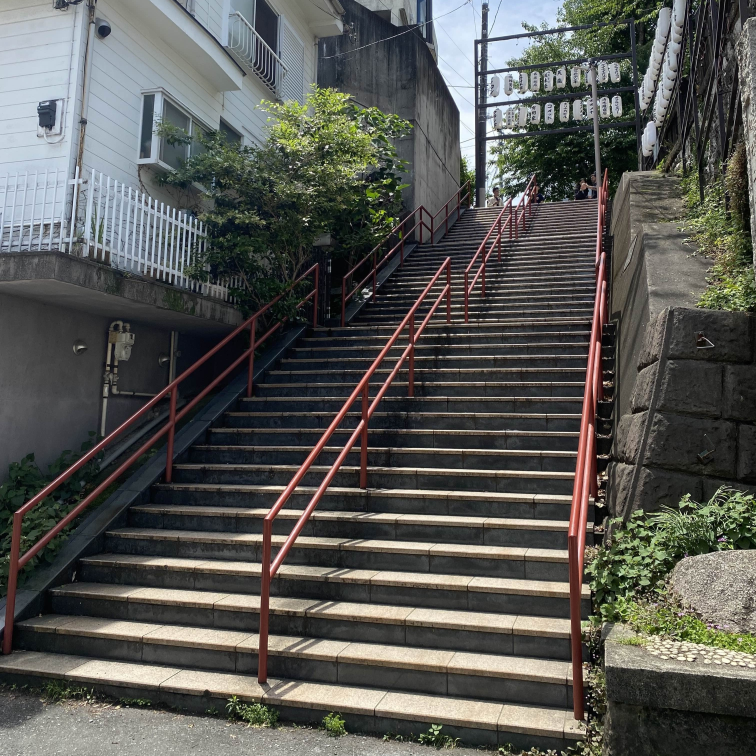
#> input picture HW3/data/hw3_image_compression.jpeg, 3024 x 3024 px (shown at 1/4 size)
$ jupyter execute HW3.ipynb   (shell and % lines are left out)
#> lines starting #> are read from the running program, lines starting #| are printed output that depends on the picture
### HW3/utilities/localtests.py
import unittest
import numpy as np
from feature_reduction import FeatureReduction
from imgcompression import ImgCompression
from logistic_regression import LogisticRegression
from pca import PCA
from regression import Regression
from smote import SMOTE
from svd_recommender import SVDRecommender
from utilities.local_tests_folder.feature_reduction_test import FeatureReduction_Test
from utilities.local_tests_folder.ic_test import IC_Test
from utilities.local_tests_folder.lr_test import LogisticRegression_Test
from utilities.local_tests_folder.pca_test import PCA_Test
from utilities.local_tests_folder.regression_test import Regression_Test
from utilities.local_tests_folder.smote_test import SMOTE_Test
from utilities.local_tests_folder.svd_recommender_test import SVDRecommender_Test


def print_success_message(msg):
    print(f'UnitTest passed successfully for "{msg}"!')


class TestImgCompression(unittest.TestCase):
    """
    Tests for Q1: Image Compression
    """

    def test_svd_bw(self):
        """
        Test correct implementation of SVD calculation for black and white images
        """
        ic = ImgCompression()
        test_ic = IC_Test()
        U, S, V = ic.svd(test_ic.bw_image)
        self.assertEqual(np.allclose(U, test_ic.Ug), True, 'U is incorrect')
        self.assertEqual(np.allclose(S, test_ic.Sg), True, 'S is incorrect')
        self.assertEqual(np.allclose(V, test_ic.Vg), True, 'V is incorrect')
        success_msg = 'SVD calculation - black and white images'
        print_success_message(success_msg)

    def test_compress_bw(self):
        """
        Test correct implementation of image compression for black and white images
        """
        ic = ImgCompression()
        test_ic = IC_Test()
        U, S, V = test_ic.Ug, test_ic.Sg, test_ic.Vg
        Uc, Sc, Vc = ic.compress(U, S, V, 2)
        self.assertEqual(np.allclose(Uc, test_ic.Ugc), True,
            'U compression is incorrect')
        self.assertEqual(np.allclose(Sc, test_ic.Sgc), True,
            'S compression is incorrect')
        self.assertEqual(np.allclose(Vc, test_ic.Vgc), True,
            'V compression is incorrect')
        success_msg = 'Image compression - black and white images'
        print_success_message(success_msg)

    def test_rebuild_svd_bw(self):
        """
        Test correct implementation of SVD reconstruction for black and white images
        """
        ic = ImgCompression()
        test_ic = IC_Test()
        Xrebuild_g = ic.rebuild_svd(test_ic.Ugc, test_ic.Sgc, test_ic.Vgc)
        self.assertEqual(np.allclose(Xrebuild_g, test_ic.Xrebuild_g), True,
            'Reconstruction is incorrect')
        success_msg = 'SVD reconstruction - black and white images'
        print_success_message(success_msg)

    def test_compression_ratio_bw(self):
        """
        Test correct implementation of compression ratio calculation for black and white images
        """
        ic = ImgCompression()
        test_ic = IC_Test()
        cr = ic.compression_ratio(test_ic.bw_image, 2)
        self.assertEqual(np.allclose(cr, test_ic.cr_g), True,
            'Compression ratio is incorrect')
        success_msg = 'Compression ratio - black and white images'
        print_success_message(success_msg)

    def test_recovered_variance_proportion_bw(self):
        """
        Test correct implementation of recovered variance proportion calculation for black and white images
        """
        ic = ImgCompression()
        test_ic = IC_Test()
        rvp = ic.recovered_variance_proportion(test_ic.Sg, 2)
        self.assertEqual(np.allclose(rvp, test_ic.rvp_g), True,
            'Recovered variance proportion is incorrect')
        success_msg = 'Recovered variance proportion - black and white images'
        print_success_message(success_msg)

    def test_svd_color(self):
        """
        Test correct implementation of SVD calculation for color images
        """
        ic = ImgCompression()
        test_ic = IC_Test()
        U, S, V = ic.svd(test_ic.color_image)
        self.assertEqual(np.allclose(U, test_ic.Uc), True, 'U is incorrect')
        self.assertEqual(np.allclose(S, test_ic.Sc), True, 'S is incorrect')
        self.assertEqual(np.allclose(V, test_ic.Vc), True, 'V is incorrect')
        success_msg = 'SVD calculation - color images'
        print_success_message(success_msg)

    def test_compress_color(self):
        """
        Test correct implementation of image compression for color images
        """
        ic = ImgCompression()
        test_ic = IC_Test()
        U, S, V = test_ic.Uc, test_ic.Sc, test_ic.Vc
        Uc, Sc, Vc = ic.compress(U, S, V, 2)
        self.assertEqual(np.allclose(Uc, test_ic.Ucc), True,
            'U compression is incorrect')
        self.assertEqual(np.allclose(Sc, test_ic.Scc), True,
            'S compression is incorrect')
        self.assertEqual(np.allclose(Vc, test_ic.Vcc), True,
            'V compression is incorrect')
        success_msg = 'Image compression - color images'
        print_success_message(success_msg)

    # [35 lines left out: functions test_rebuild_svd_color, test_compression_ratio_color, test_recovered_variance_proportion_color, not called in this run]


class TestSVDRecommender(unittest.TestCase):
    """
    Tests for Q1: SVD Recommender
    """

    # [56 lines left out: functions test_recommender_svd, test_predict, not called in this run]


class TestPCA(unittest.TestCase):
    """
    Tests for Q2: PCA
    """

    # [41 lines left out: functions test_pca, test_transform, test_transform_rv, not called in this run]


class TestRegression(unittest.TestCase):
    """
    Tests for Q3: Regression
    """

    # [144 lines left out: functions test_rmse, test_construct_polynomial_feats, test_predict, test_linear_fit_closed, test_linear_fit_GD, test_linear_fit_SGD and 4 more, not called in this run]


class TestLogisticRegression(unittest.TestCase):
    """
    Tests for Q4: Logistic Regression
    """

    # [146 lines left out: functions test_sigmoid, test_sigmoid, test_bias_augment, test_predict_probs, test_predict_labels, test_loss and 4 more, not called in this run]


class TestFeatureReduction(unittest.TestCase):
    """
    Tests for Q5: Feature Reduction
    """

    # [33 lines left out: functions test_forward_selection, test_backward_elimination, not called in this run]


class TestSMOTE(unittest.TestCase):

    # [160 lines left out: functions test_simple_confusion_matrix, test_complex_confusion_matrix, test_simple_f1s, test_complex_f1s, test_interpolate, test_knn and 1 more, not called in this run]

### HW3/imgcompression.py
from typing import Tuple
import numpy as np


class ImgCompression(object):

    def __init__(self):
        pass

    # [174 lines left out: functions svd, compress, rebuild_svd, compression_ratio, recovered_variance_proportion, memory_savings and 1 more, not called in this run]

### HW3/HW3.ipynb
## Fall 2024 CS4641/CS7641 Homework 3

## Instructor: Dr. Mahdi Roozbahani

## Deadline: Friday, November 8th, 11:59 pm EST

<!-- No changes needed on the below section -->

- No unapproved extension of the deadline is allowed. Submission past our 48-hour penalized acceptance period will lead to 0 credit.

- Discussion is encouraged on Ed as part of the Q/A. However, all assignments should be done individually.
  <font color='darkred'>
- Plagiarism is a **serious offense**. You are responsible for completing your own work. You are not allowed to copy and paste, or paraphrase, or submit materials created or published by others, as if you created the materials. All materials submitted must be your own.</font>
  <font color='darkred'>
- All incidents of suspected dishonesty, plagiarism, or violations of the Georgia Tech Honor Code will be subject to the institute’s Academic Integrity procedures. If we observe any (even small) similarities/plagiarisms detected by Gradescope or our TAs, **WE WILL DIRECTLY REPORT ALL CASES TO OSI**, which may, unfortunately, lead to a very harsh outcome. **Consequences can be severe, e.g., academic probation or dismissal, grade penalties, a 0 grade for assignments concerned, and prohibition from withdrawing from the class.**
  </font>

## Instructions for the assignment

<!-- No changes needed on the below section -->

- This assignment consists of both programming and theory questions.

- Unless a theory question explicitly states that no work is required to be shown, you must provide an explanation, justification, or calculation for your answer.

- To switch between cell for code and for markdown, see the menu -> Cell -> Cell Type
- You can directly type Latex equations into markdown cells.
- If a question requires a picture, you could use this syntax `` to include them within your ipython notebook.

- Your write-up must be submitted in PDF format. Please ensure all questions are answered within the Jupyter Notebook using either Markdown or LaTeX. <font color = 'darkred'>We will **NOT** accept handwritten work. </font> Make sure that your work is formatted correctly, for example submit $\sum_{i=0} x_i$ instead of \text{sum\_\{i=0\} x_i}
- When submitting the non-programming part of your assignment, you must correctly map pages of your PDF to each question/subquestion to reflect where they appear. <font color='darkred'>**Improperly mapped questions may not be graded correctly and/or will result in point deductions for the error.**</font>
- All assignments should be done individually, and each student must write up and submit their own answers.
- **Graduate Students**: You are required to complete any sections marked as Bonus for Undergrads

## Using the autograder

- Grads will find three assignments on Gradescope that correspond to HW3: "Assignment 3 Programming", "Assignment 3 - Non-programming" and "Assignment 3 Programming - Bonus for all". Undergrads will find an additional assignment called "Assignment 3 Programming - Bonus for Undergrads".
<!-- No changes needed on the below section -->
- You will submit your code for the autograder in the Assignment 3 Programming sections. Please refer to the Deliverables and Point Distribution section for what parts are considered required, bonus for undergrads, and bonus for all.

- We provided you different .py files and we added libraries in those files please DO NOT remove those lines and add your code after those lines. Note that these are the only allowed libraries that you can use for the homework.

- You are allowed to make as many submissions until the deadline as you like. Additionally, note that the autograder tests each function separately, therefore it can serve as a useful tool to help you debug your code if you are not sure of what part of your implementation might have an issue.
<!-- No changes needed on the above section -->

- **For the "Assignment 3 - Non-programming" part, you will need to submit to Gradescope a PDF copy of your Jupyter Notebook with the cell outputs.** Please refer to the **Deliverables and Point Distribution** section for an outline of the non-programming questions.

- **When submitting to Gradescope, please make sure to mark the page(s) corresponding to each problem/sub-problem. The pages in the PDF should be of size 8.5" x 11", otherwise there may be a deduction in points for extra long sheets.**

## Using the local tests <a id='using_local_tests'></a>

- For some of the programming questions we have included a local test using a small toy dataset to aid in debugging. The local test sample data and outputs are stored in .py files in the **local_tests_folder**. The actual local tests are stored in **localtests.py**. Both can be found under the **utilities** folder.
- There are no points associated with passing or failing the local tests, you must still pass the autograder to get points.
- **It is possible to fail the local test and pass the autograder** since the autograder has a certain allowed error tolerance while the local test allowed error may be smaller. Likewise, passing the local tests does not guarantee passing the autograder.
- **You do not need to pass both local and autograder tests to get points, passing the Gradescope autograder is sufficient for credit.**
- It might be helpful to comment out the tests for functions that have not been completed yet.
- It is recommended to test the functions as it gets completed instead of completing the whole class and then testing. This may help in isolating errors. Do not solely rely on the local tests, continue to test on the autograder regularly as well.

## Deliverables and Points Distribution

### Q1: Image Compression [30pts]

#### Deliverables: <font color = 'green'>imgcompression.py</font>

- **1.1 Image Compression** [30 pts] - _programming_

  - svd [6pts]

  - compress [6pts]

  - rebuild_svd [6pts]

  - compression_ratio [6pts]

  - recovered_variance_proportion [6pts]

- **1.2 Black and White Compression** [0 pts]

- **1.3 Color Compression** [0 pts]

### Q2: Understanding PCA [20pts]

#### Deliverables: <font color = 'green'>pca.py and Written portion</font>

- **2.1 PCA Implementation** [10 pts] - _programming_

  - fit [5pts]

  - transform [2pts]

  - transform_rv [3pts]

- **2.2 Visualize** [5 pts] _non-programming_

- **2.3 PCA Reduced Facemask Dataset Analysis** [5 pts] _non-programming_

- **2.4 PCA Exploration** [0 pts]

### Q3: Regression and Regularization [72pts: 52pts + 20pts Grad / 6% Bonus for Undergrads + 2.3% Bonus for All]

#### Deliverables: <font color = 'green'>regression.py and Written portion</font>

- **3.1 About RMSE** [3 pts] _non-programming_

- **3.2 Regression and Regularization Implementations** [50pts: 30pts + 20pts Grad / 6% Bonus for Undergrad] - _programming_

  - RMSE [5pts]

  - Construct Poly Features 1D [2pts]

  - Construct Poly Features 2D [3pts]

  - Prediction [5pts]

  - Linear Fit Closed Form [5pts]

  - Ridge Fit Closed Form [5pts]

  - Cross Validation [5pts]

  - Linear Gradient Descent [5pts Grad / 1.5% Bonus for Undergrad]

  - Linear Stochastic Gradient Descent [5pts Grad / 1.5% Bonus for Undergrad]

  - Ridge Gradient Descent [5pts Grad / 1.5% Bonus for Undergrad]

  - Ridge Stochastic Gradient Descent [5pts Grad / 1.5% Bonus for Undergrad]

- **3.3 Testing: General Functions and Linear Regression** [5 pts] _programming_

- **3.4 Testing: Ridge Regression** [5 pts] _programming_

- **3.5 Linear vs. Ridge Regression Analysis** [4 pts] _non-programming_

- **3.6 Cross Validation Hyperparameter Search** [5 pts] _programming_

- **3.7 Noisy Input Samples in Linear Regression** [2.3% **BONUS FOR ALL**] _non-programming_

### Q4: Naive Bayes and Logistic Regression [39pts]

#### Deliverables: <font color = 'green'>logistic_regression.py and Written portion</font>

- **4.1 Profile Screening Problem** [7 pts] _non-programming_
  - Profile Screening Problem using Naive Bayes [5pts]

  - AI-Driven Profile Screening [2pts]

- **4.2 News Data Sentiment Classification Using Logistic Regression** [30 pts] - _programming_

  - sigmoid [2 pts]

  - bias_augment [3 pts]

  - predict_probs [5 pts]

  - predict_labels [2 pts]

  - loss [3 pts]

  - gradient [3 pts]

  - accuracy [2 pts]

  - evaluate [5 pts]

  - fit [5 pts]

- **4.3 Logistic Regression Threshold Experiments** [2 pts] _non-programming_

### Q5: Feature Selection [30pts]

#### Deliverables: <font color = 'green'>feature_reduction.py</font>

- **5.1 Feature Reduction** [30pts] - _programming_

  - forward_selection [15pts]

  - backward_elimination [15pts]

### Q6: Imbalanced Classes in Classification Tasks [5.6% Bonus for All]

#### Deliverables: <font color = 'green'>smote.py</font>

- **6.1 A More Comprehensive Measure** [1.75%] _programming_

  - generate_confusion_matrix [0.75%]

  - f1_scores [1%]

- **6.2 SMOTE** [3.85%] _programming_

  - interpolate [1%]

  - k_nearest_neighbors [0.75%]

  - smote [2.1%]

### Q7: Movie Recommendation with SVD [2.1% Bonus for All]

#### Deliverables: <font color = 'green'>svd_recommender.py and Written portion (also include imgcompression.py in the submission as svd_recommender.py imports imgcompression)</font>

- **7.1 SVD Recommender** [2.1%] _programming_

  - recommender_svd [1.05%]

  - predict [1.05%]

- **7.2 Visualize Movie Vectors** [0pts]

### Points Totals: ###
- Total Base: 191 pts for grads / 171 pts for undergrads
- Total Undergrad Bonus: 6%
- Total Bonus for All: 10%

### Submission Instructions

Submit the following files to their respective assignments on Gradescope for the programming portions:

- **Assignment 3 Programming**
    - imgcompression.py
    - pca.py
    - regression.py
    - logistic_regression.py
    - feature_reduction.py

- **Assignment 3 Bonus for Undergrad - Programming**
    - regression.py

- **Assignment 3 Bonus for All - Programming**
    - smote.py
    - imgcompression.py (used as an import in svd_recommender.py)
    - svd_recommender.py

## 0 Set up

<!--Update Python version and update links-->

This notebook is tested under [python 3._ ._](https://www.python.org/downloads/release/python-3109/), and the corresponding packages can be downloaded from [miniconda](https://docs.conda.io/en/latest/miniconda.html). You may also want to get yourself familiar with several packages:

- [jupyter notebook](https://jupyter-notebook.readthedocs.io/en/stable/)
- [numpy](https://numpy.org/doc/stable/user/quickstart.html)
- [matplotlib](https://matplotlib.org/stable/tutorials/introductory/pyplot.html#sphx-glr-tutorials-introductory-pyplot-py)
- [sklearn](https://scikit-learn.org/stable/tutorial/index.html)

There is also a [VS Code and Anaconda Setup Tutorial](https://edstem.org/us/courses/58807/discussion/4951393) on Ed under the "Links" category

Please implement the functions that have `raise NotImplementedError`, and after you finish the coding, please delete or comment out `raise NotImplementedError`.

## Library imports

[cell 1]
###############################
### DO NOT CHANGE THIS CELL ###
###############################
# This is cell which sets up some of the modules you might need
# Please do not change the cell or import any additional packages.

import sys
import warnings

import matplotlib
import numpy as np
import pandas as pd
import plotly.io as pio
from matplotlib import pyplot as plt
from sklearn.datasets import (
    load_breast_cancer,
    load_diabetes,
    load_iris,
    make_classification,
)
from sklearn.feature_extraction import text
from sklearn.linear_model import LogisticRegression
from sklearn.metrics import accuracy_score, mean_squared_error
from sklearn.model_selection import train_test_split
from sklearn.svm import SVC

print("Version information")

print("python: {}".format(sys.version))
print("matplotlib: {}".format(matplotlib.__version__))
print("numpy: {}".format(np.__version__))

warnings.filterwarnings("ignore")


STUDENT_VERSION = 0
EO_TEXT, EO_FONT, EO_COLOR = (
    "TA VERSION",
    "Chalkduster",
    "gray",
)
EO_ALPHA, EO_SIZE, EO_ROT = 0.7, 90, 40

pio.renderers.default = "notebook+vscode+png"

## Q1: Image Compression [30 pts] <span style="color:blue">**[P]**</span>

### Load images data and plot

[cell 2]
###############################
### DO NOT CHANGE THIS CELL ###
###############################
# load Image
image = plt.imread("./data/hw3_image_compression.jpeg") / 255
# plot image
fig = plt.figure(figsize=(10, 10))
plt.imshow(image)
plt.show()

[cell 3]
###############################
### DO NOT CHANGE THIS CELL ###
###############################


def rgb2gray(rgb):
    return np.dot(rgb[..., :3], [0.299, 0.587, 0.114])
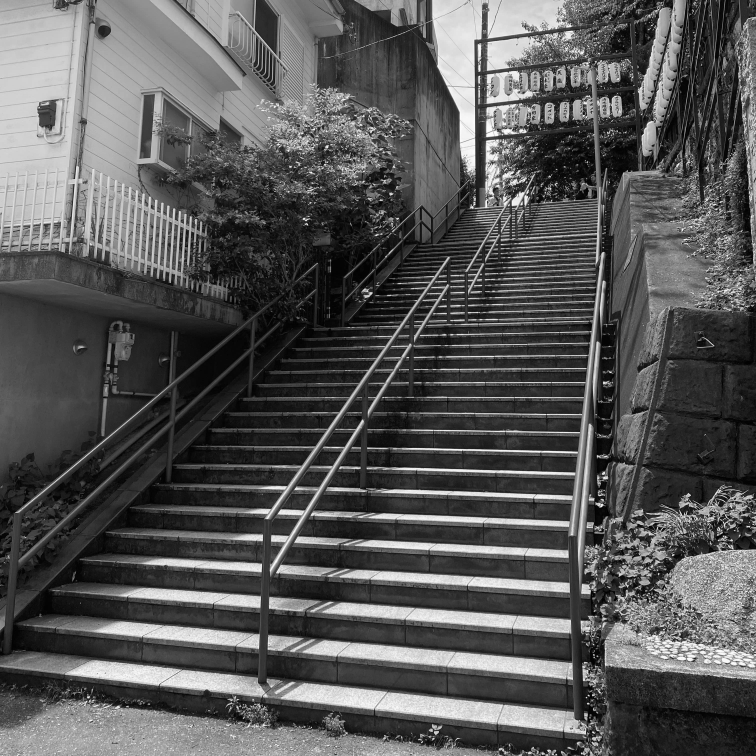
#> returned value: shape (3024, 3024) float64 (shown at 1/4 size); min 0, max 1, mean 0.343


fig = plt.figure(figsize=(10, 10))

plt.imshow(rgb2gray(image), cmap=plt.cm.bone)
plt.show()

### 1.1 Image compression [30pts] <span style="color:blue">**[P]**</span>

SVD is a dimensionality reduction technique that allows us to compress images by throwing away the least important information.

Higher singular values capture greater variance and, thus, capture greater information from the corresponding singular vector. To perform image compression, apply SVD on each matrix and get rid of the small singular values to compress the image. The loss of information through this process is negligible, and the difference between the images can be hardly spotted.

For example, the proportion of variance captured by the first component is $$\frac{\sigma_1^2}{\sum_{i=1}^n \sigma_i^2}$$ where $\sigma_i$ is the $i^{th}$ singular value.

In the <strong>imgcompression.py</strong> file, complete the following functions:

- **svd**: You may use <samp>np.linalg.svd</samp> in this function, and although the function defaults this parameter to true, you may explicitly set <samp>full_matrices=True</samp> using the optional <samp>full_matrices</samp> parameter. Hint 2 may be useful.
- **compress**
- **rebuild_svd**
- **compression_ratio**: Hint 1 may be useful
- **recovered_variance_proportion**: Hint 1 may be useful

**HINT 1:** http://timbaumann.info/svd-image-compression-demo/ is a useful article on image compression and compression ratio.

**HINT 2:** If you have never used <samp>np.linalg.svd</samp>, it might be helpful to read [Numpy's SVD documentation](https://numpy.org/doc/stable/reference/generated/numpy.linalg.svd.html) and note the particularities of the $V$ matrix and that it is returned already transposed.

**HINT 3:** The shape of $S$ resulting from SVD may change depending on if N > D, N < D, or N = D. Therefore, when checking the shape of $S$, note that min(N,D) means the value should be equal to whichever is lower between N and D.

#### 1.1.1 Local Tests for Image Compression Black and White Case [No Points]

You may test your implementation of the functions contained in **imgcompression.py** in the cell below. Feel free to comment out tests for functions that have not been completed yet. See [Using the Local Tests](#using_local_tests) for more details.

[cell 4]
###############################
### DO NOT CHANGE THIS CELL ###
###############################

from utilities.localtests import TestImgCompression

unittest_ic = TestImgCompression()
unittest_ic.test_svd_bw()
#> (the call stopped at in test_svd_bw, `test_ic = IC_Test()`: utilities is not available in this run)
#> (the rest of the program and of its run is left out)
